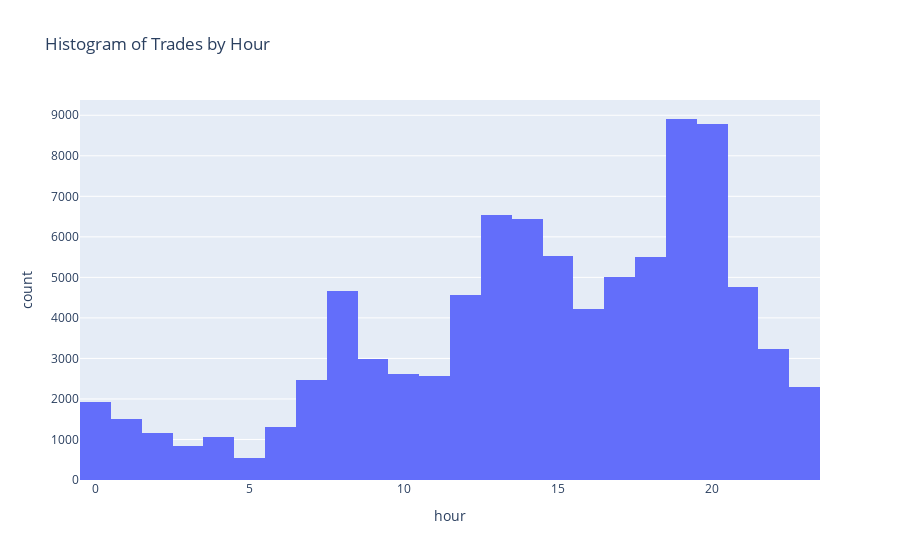
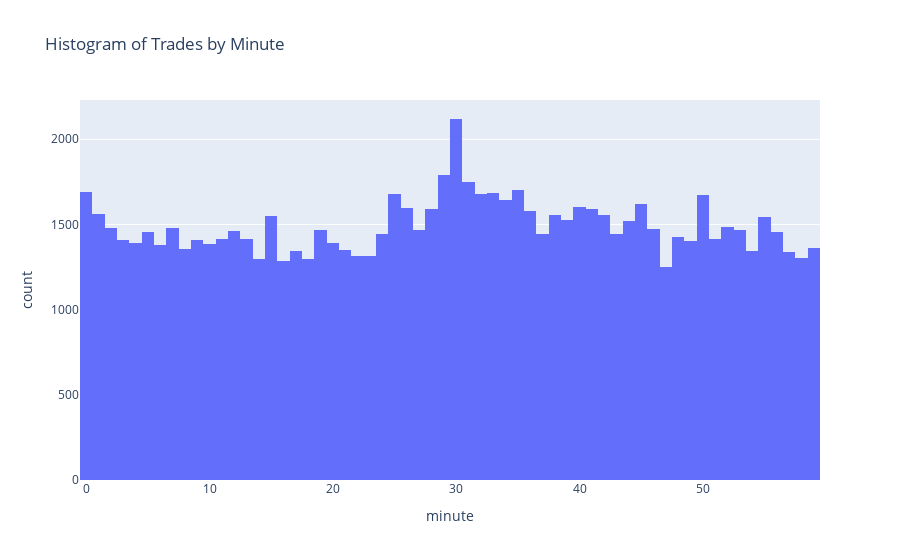

Notebook code for these charts, in order:
### Code cell
significant_moves['hour'] = significant_moves['start_time'].dt.hour
significant_moves['minute'] = significant_moves['start_time'].dt.minute

# ایجاد هیستوگرام برای ساعت
fig_hour = px.histogram(significant_moves, x='hour', nbins=24, title='Histogram of Trades by Hour')
fig_hour.show()

# ایجاد هیستوگرام برای دقیقه
fig_minute = px.histogram(significant_moves, x='minute', nbins=60, title='Histogram of Trades by Minute')
fig_minute.show()

### Figure 1 — Plotly figure (JSON) as saved in the notebook; plotly's stock layout.template omitted (floating-point values rounded to 4 significant figures; data arrays with more than 128 entries replaced by an {"elided": "..."} marker saying what was removed)
{"data": [{"alignmentgroup": "True", "bingroup": "x", "hovertemplate": "hour=%{x}<br>count=%{y}<extra></extra>", "legendgroup": "", "marker": {"color": "#636efa", "pattern": {"shape": ""}}, "name": "", "nbinsx": 24, "offsetgroup": "", "orientation": "v", "showlegend": false, "type": "histogram", "x": {"elided": "89422 int values"}, "xaxis": "x", "yaxis": "y"}], "layout": {"barmode": "relative", "legend": {"tracegroupgap": 0}, "title": {"text": "Histogram of Trades by Hour"}, "xaxis": {"anchor": "y", "domain": [0, 1], "title": {"text": "hour"}}, "yaxis": {"anchor": "x", "domain": [0, 1], "title": {"text": "count"}}}}

### Figure 2 — Plotly figure (JSON) as saved in the notebook; plotly's stock layout.template omitted (floating-point values rounded to 4 significant figures; data arrays with more than 128 entries replaced by an {"elided": "..."} marker saying what was removed)
{"data": [{"alignmentgroup": "True", "bingroup": "x", "hovertemplate": "minute=%{x}<br>count=%{y}<extra></extra>", "legendgroup": "", "marker": {"color": "#636efa", "pattern": {"shape": ""}}, "name": "", "nbinsx": 60, "offsetgroup": "", "orientation": "v", "showlegend": false, "type": "histogram", "x": {"elided": "89422 int values"}, "xaxis": "x", "yaxis": "y"}], "layout": {"barmode": "relative", "legend": {"tracegroupgap": 0}, "title": {"text": "Histogram of Trades by Minute"}, "xaxis": {"anchor": "y", "domain": [0, 1], "title": {"text": "minute"}}, "yaxis": {"anchor": "x", "domain": [0, 1], "title": {"text": "count"}}}}
